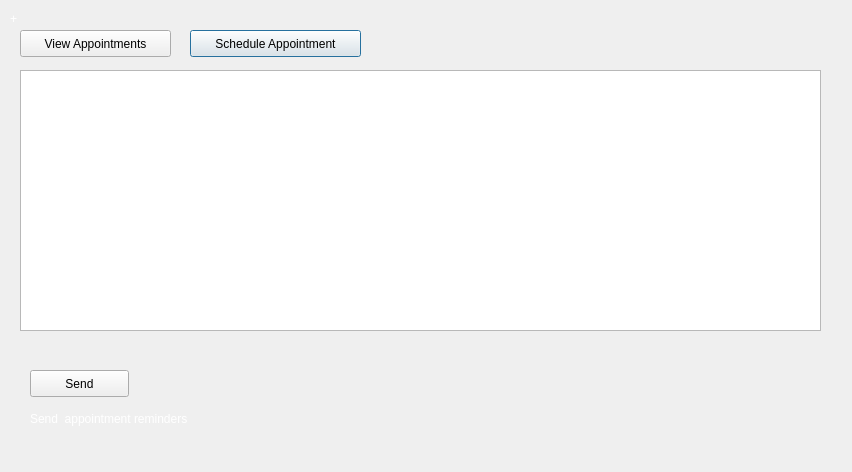
<?xml version="1.0" encoding="UTF-8"?>
<ui version="4.0">
 <class>Appointment_receptionist</class>
 <widget class="QDialog" name="Appointment_receptionist">
  <property name="geometry">
   <rect>
    <x>0</x>
    <y>0</y>
    <width>852</width>
    <height>472</height>
   </rect>
  </property>
  <property name="windowTitle">
   <string>Patient's Appointments</string>
  </property>
  <widget class="QPushButton" name="pushButton_4">
   <property name="geometry">
    <rect>
     <x>190</x>
     <y>30</y>
     <width>171</width>
     <height>27</height>
    </rect>
   </property>
   <property name="text">
    <string>Schedule Appointment</string>
   </property>
  </widget>
  <widget class="QTableView" name="tableView">
   <property name="geometry">
    <rect>
     <x>20</x>
     <y>70</y>
     <width>801</width>
     <height>261</height>
    </rect>
   </property>
  </widget>
  <widget class="QLabel" name="label_7">
   <property name="geometry">
    <rect>
     <x>10</x>
     <y>10</y>
     <width>67</width>
     <height>17</height>
    </rect>
   </property>
   <property name="styleSheet">
    <string notr="true">color: rgb(255, 255, 255)</string>
   </property>
   <property name="text">
    <string>+</string>
   </property>
  </widget>
  <widget class="QPushButton" name="pushButton">
   <property name="geometry">
    <rect>
     <x>20</x>
     <y>30</y>
     <width>151</width>
     <height>27</height>
    </rect>
   </property>
   <property name="text">
    <string>View Appointments</string>
   </property>
  </widget>
  <widget class="QPushButton" name="pushButton_5">
   <property name="geometry">
    <rect>
     <x>30</x>
     <y>370</y>
     <width>99</width>
     <height>27</height>
    </rect>
   </property>
   <property name="text">
    <string>Send</string>
   </property>
  </widget>
  <widget class="QLabel" name="label">
   <property name="geometry">
    <rect>
     <x>30</x>
     <y>410</y>
     <width>221</width>
     <height>17</height>
    </rect>
   </property>
   <property name="styleSheet">
    <string notr="true">color: rgb(255, 255, 255)</string>
   </property>
   <property name="text">
    <string>Send  appointment reminders </string>
   </property>
  </widget>
 </widget>
 <resources/>
 <connections/>
</ui>
